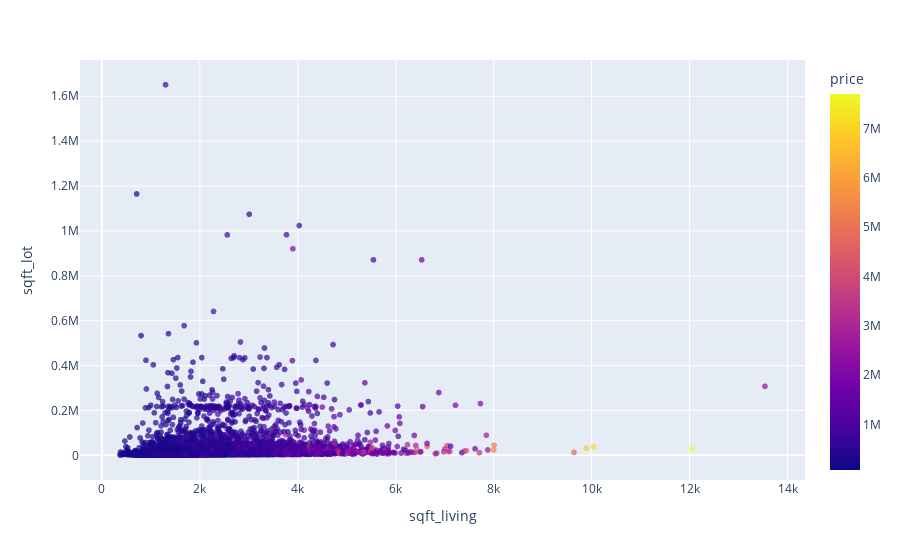

The cell this chart's notebook holds for it:
### Markdown cell above
### Visualizing the relationship between 'sqft_living' and 'sqft_lot'

### Code cell
#HELP
living_x_lot = kc_house_df[['sqft_living', 'sqft_lot', 'price']]
px.scatter(living_x_lot, 'sqft_living', 'sqft_lot', hover_data = ['price'], color='price', opacity = 0.7)

### Figure 1 — Plotly figure (JSON) as saved in the notebook; plotly's stock layout.template omitted (floating-point values rounded to 4 significant figures; data arrays with more than 128 entries replaced by an {"elided": "..."} marker saying what was removed)
{"data": [{"customdata": {"elided": "17130x1 int values"}, "hovertemplate": "sqft_living=%{x}<br>sqft_lot=%{y}<br>price=%{marker.color}<extra></extra>", "legendgroup": "", "marker": {"color": {"elided": "17130 int values"}, "coloraxis": "coloraxis", "opacity": 0.7, "symbol": "circle"}, "mode": "markers", "name": "", "showlegend": false, "type": "scattergl", "x": {"elided": "17130 int values"}, "xaxis": "x", "y": {"elided": "17130 int values"}, "yaxis": "y"}], "layout": {"coloraxis": {"colorbar": {"title": {"text": "price"}}, "colorscale": [[0, "#0d0887"], [0.1111, "#46039f"], [0.2222, "#7201a8"], [0.3333, "#9c179e"], [0.4444, "#bd3786"], [0.5556, "#d8576b"], [0.6667, "#ed7953"], [0.7778, "#fb9f3a"], [0.8889, "#fdca26"], [1, "#f0f921"]]}, "legend": {"tracegroupgap": 0}, "margin": {"t": 60}, "xaxis": {"anchor": "y", "domain": [0, 1], "title": {"text": "sqft_living"}}, "yaxis": {"anchor": "x", "domain": [0, 1], "title": {"text": "sqft_lot"}}}}
